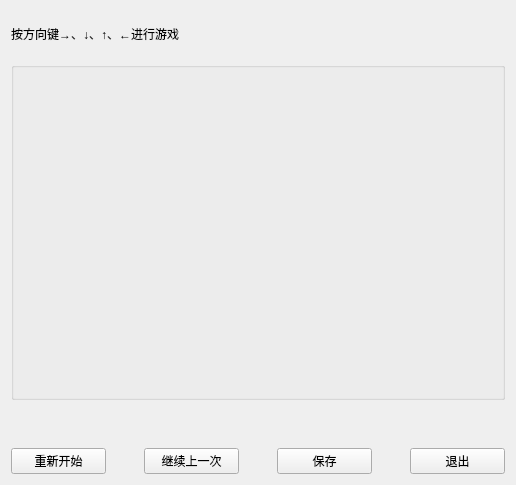
<?xml version="1.0" encoding="UTF-8"?>
<ui version="4.0">
 <class>Widget</class>
 <widget class="QWidget" name="Widget">
  <property name="geometry">
   <rect>
    <x>0</x>
    <y>0</y>
    <width>516</width>
    <height>485</height>
   </rect>
  </property>
  <property name="windowTitle">
   <string>Widget</string>
  </property>
  <layout class="QGridLayout" name="gridLayout_2">
   <item row="0" column="0">
    <layout class="QVBoxLayout" name="verticalLayout" stretch="1,2,1,30,1,0,1,2">
     <item>
      <spacer name="verticalSpacer_3">
       <property name="orientation">
        <enum>Qt::Vertical</enum>
       </property>
       <property name="sizeHint" stdset="0">
        <size>
         <width>20</width>
         <height>40</height>
        </size>
       </property>
      </spacer>
     </item>
     <item>
      <widget class="QLabel" name="lab_tip">
       <property name="text">
        <string>按方向键→、↓、↑、←进行游戏</string>
       </property>
      </widget>
     </item>
     <item>
      <spacer name="verticalSpacer_4">
       <property name="orientation">
        <enum>Qt::Vertical</enum>
       </property>
       <property name="sizeHint" stdset="0">
        <size>
         <width>20</width>
         <height>40</height>
        </size>
       </property>
      </spacer>
     </item>
     <item>
      <widget class="QGroupBox" name="gbx_bock">
       <property name="enabled">
        <bool>true</bool>
       </property>
       <property name="title">
        <string/>
       </property>
       <layout class="QGridLayout" name="gridLayout" rowstretch="1,1,1,1" columnstretch="1,1,1,1" rowminimumheight="1,1,1,1" columnminimumwidth="1,1,1,1">
        <property name="sizeConstraint">
         <enum>QLayout::SetDefaultConstraint</enum>
        </property>
        <item row="0" column="0">
         <widget class="QLabel" name="lab_num1">
          <property name="text">
           <string/>
          </property>
         </widget>
        </item>
        <item row="0" column="1">
         <widget class="QLabel" name="lab_num2">
          <property name="text">
           <string/>
          </property>
         </widget>
        </item>
        <item row="0" column="2">
         <widget class="QLabel" name="lab_num3">
          <property name="text">
           <string/>
          </property>
         </widget>
        </item>
        <item row="0" column="3">
         <widget class="QLabel" name="lab_num4">
          <property name="text">
           <string/>
          </property>
         </widget>
        </item>
        <item row="1" column="0">
         <widget class="QLabel" name="lab_num5">
          <property name="text">
           <string/>
          </property>
         </widget>
        </item>
        <item row="1" column="1">
         <widget class="QLabel" name="lab_num6">
          <property name="text">
           <string/>
          </property>
         </widget>
        </item>
        <item row="1" column="2">
         <widget class="QLabel" name="lab_num7">
          <property name="text">
           <string/>
          </property>
         </widget>
        </item>
        <item row="1" column="3">
         <widget class="QLabel" name="lab_num8">
          <property name="text">
           <string/>
          </property>
         </widget>
        </item>
        <item row="2" column="0">
         <widget class="QLabel" name="lab_num9">
          <property name="text">
           <string/>
          </property>
         </widget>
        </item>
        <item row="2" column="1">
         <widget class="QLabel" name="lab_num10">
          <property name="text">
           <string/>
          </property>
         </widget>
        </item>
        <item row="2" column="2">
         <widget class="QLabel" name="lab_num11">
          <property name="text">
           <string/>
          </property>
         </widget>
        </item>
        <item row="2" column="3">
         <widget class="QLabel" name="lab_num12">
          <property name="text">
           <string/>
          </property>
         </widget>
        </item>
        <item row="3" column="0">
         <widget class="QLabel" name="lab_num13">
          <property name="text">
           <string/>
          </property>
         </widget>
        </item>
        <item row="3" column="1">
         <widget class="QLabel" name="lab_num14">
          <property name="text">
           <string/>
          </property>
         </widget>
        </item>
        <item row="3" column="2">
         <widget class="QLabel" name="lab_num15">
          <property name="text">
           <string/>
          </property>
         </widget>
        </item>
        <item row="3" column="3">
         <widget class="QLabel" name="lab_num16">
          <property name="text">
           <string/>
          </property>
         </widget>
        </item>
       </layout>
      </widget>
     </item>
     <item>
      <spacer name="verticalSpacer">
       <property name="orientation">
        <enum>Qt::Vertical</enum>
       </property>
       <property name="sizeHint" stdset="0">
        <size>
         <width>20</width>
         <height>17</height>
        </size>
       </property>
      </spacer>
     </item>
     <item>
      <widget class="QLabel" name="lab_score">
       <property name="text">
        <string/>
       </property>
      </widget>
     </item>
     <item>
      <spacer name="verticalSpacer_2">
       <property name="orientation">
        <enum>Qt::Vertical</enum>
       </property>
       <property name="sizeHint" stdset="0">
        <size>
         <width>20</width>
         <height>17</height>
        </size>
       </property>
      </spacer>
     </item>
     <item>
      <layout class="QHBoxLayout" name="horizontalLayout" stretch="3,1,3,1,3,1,3">
       <item>
        <widget class="QPushButton" name="pbt_restart">
         <property name="text">
          <string>重新开始</string>
         </property>
        </widget>
       </item>
       <item>
        <spacer name="horizontalSpacer">
         <property name="orientation">
          <enum>Qt::Horizontal</enum>
         </property>
         <property name="sizeHint" stdset="0">
          <size>
           <width>40</width>
           <height>20</height>
          </size>
         </property>
        </spacer>
       </item>
       <item>
        <widget class="QPushButton" name="pbt_continue">
         <property name="text">
          <string>继续上一次</string>
         </property>
        </widget>
       </item>
       <item>
        <spacer name="horizontalSpacer_2">
         <property name="orientation">
          <enum>Qt::Horizontal</enum>
         </property>
         <property name="sizeHint" stdset="0">
          <size>
           <width>40</width>
           <height>20</height>
          </size>
         </property>
        </spacer>
       </item>
       <item>
        <widget class="QPushButton" name="pbt_save">
         <property name="text">
          <string>保存</string>
         </property>
        </widget>
       </item>
       <item>
        <spacer name="horizontalSpacer_3">
         <property name="orientation">
          <enum>Qt::Horizontal</enum>
         </property>
         <property name="sizeHint" stdset="0">
          <size>
           <width>40</width>
           <height>20</height>
          </size>
         </property>
        </spacer>
       </item>
       <item>
        <widget class="QPushButton" name="pbt_exit">
         <property name="text">
          <string>退出</string>
         </property>
        </widget>
       </item>
      </layout>
     </item>
    </layout>
   </item>
  </layout>
 </widget>
 <layoutdefault spacing="6" margin="11"/>
 <resources/>
 <connections/>
</ui>
